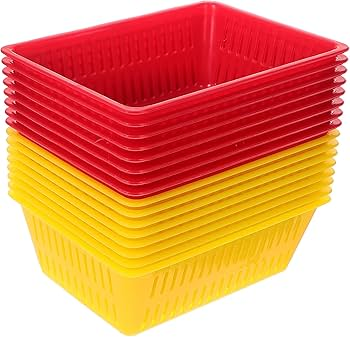
#> input picture image processing codes/KODLAR11_Renkli_Goruntu_Isleme/KODLAR11_Renkli_Goruntu_Isleme/R1_Sari_Kirmizi.jpg, 350 x 337 px
$ python GIT6_K4_RESIM_BGRtoHSV.py
#> lines starting #> are read from the running program, lines starting #| are printed output that depends on the picture
# -*- coding: utf-8 -*-
"""
Created on Thu Mar 30 14:22:56 2023

@author: MUOZIC
"""


import cv2

img = cv2.imread('R1_Sari_Kirmizi.jpg')
#> img is the input picture: shape (337, 350, 3); mean B, G, R 94.4, 140.1, 230.3
img_hsv = cv2.cvtColor(img, cv2.COLOR_BGR2HSV)
#> img_hsv: shape (337, 350, 3); mean H, S, V 84.1, 165, 230.4

h, s, v = cv2.split(img_hsv)
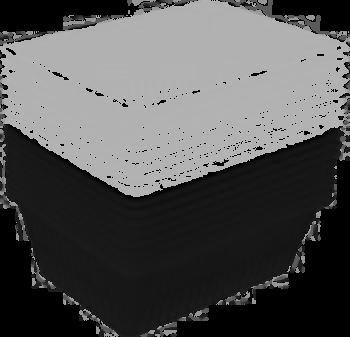
#> h: shape (337, 350); min 0, max 179, mean 84.1
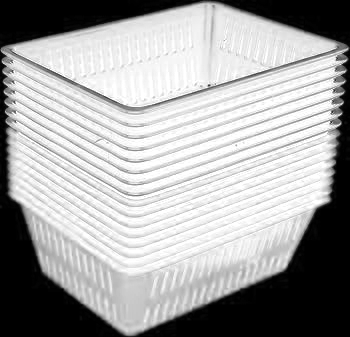
#> s: shape (337, 350); min 0, max 255, mean 165
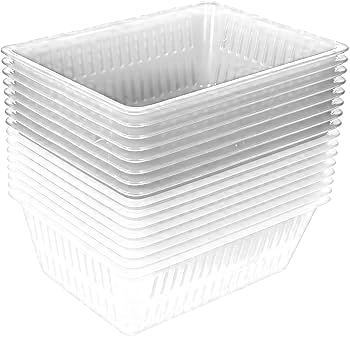
#> v: shape (337, 350); min 85, max 255, mean 230.4

cv2.imshow("RENKLI", img)
cv2.imshow("Hue Kanali", h)
cv2.imshow("Saturation Kanali", s)
cv2.imshow("Value Kanali", v)

cv2.waitKey(0)
cv2.destroyAllWindows()

$ run again, with image processing codes/KODLAR11_Renkli_Goruntu_Isleme/KODLAR11_Renkli_Goruntu_Isleme/R2_Sari_Kutucuk_Mavi_Kapak.jpg copied over image processing codes/KODLAR11_Renkli_Goruntu_Isleme/KODLAR11_Renkli_Goruntu_Isleme/R1_Sari_Kirmizi.jpg
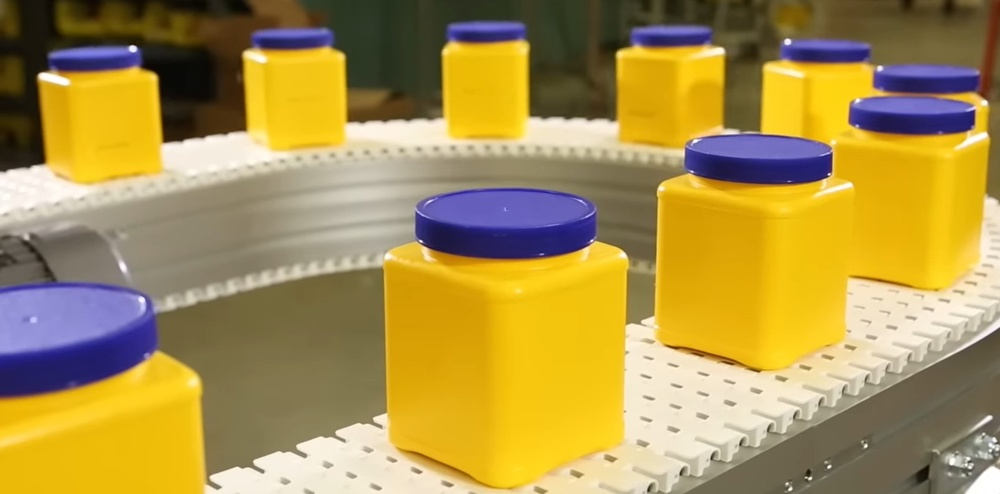
#> input picture image processing codes/KODLAR11_Renkli_Goruntu_Isleme/KODLAR11_Renkli_Goruntu_Isleme/R2_Sari_Kutucuk_Mavi_Kapak.jpg, 1000 x 494 px, shrunk from 1809 x 894 before the run
#> img is the input picture: shape (494, 1000, 3); mean B, G, R 78.3, 146.5, 170.4
#> img_hsv: shape (494, 1000, 3); mean H, S, V 33.1, 144.3, 177.1
#> `h, s, v = cv2.split(img_hsv)`:
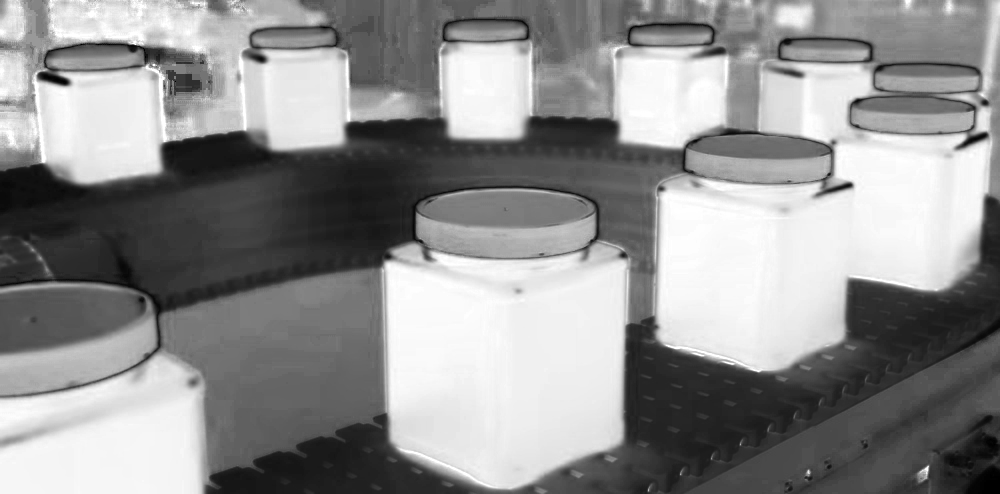
#> s: shape (494, 1000); min 0, max 255, mean 144.3
#> `h, s, v = cv2.split(img_hsv)`:
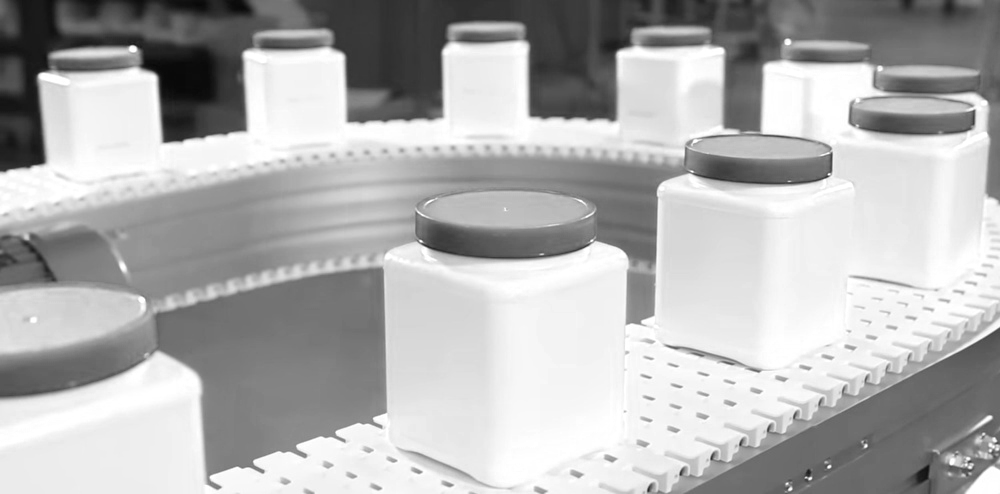
#> v: shape (494, 1000); min 8, max 255, mean 177.1

$ run again, with image processing codes/KODLAR11_Renkli_Goruntu_Isleme/KODLAR11_Renkli_Goruntu_Isleme/bee.jpg copied over image processing codes/KODLAR11_Renkli_Goruntu_Isleme/KODLAR11_Renkli_Goruntu_Isleme/R1_Sari_Kirmizi.jpg
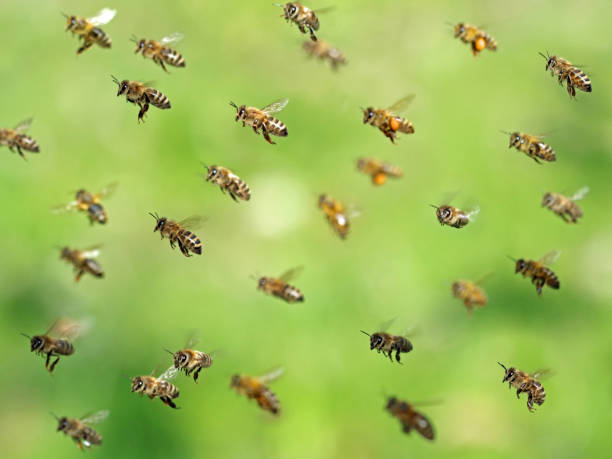
#> input picture image processing codes/KODLAR11_Renkli_Goruntu_Isleme/KODLAR11_Renkli_Goruntu_Isleme/bee.jpg, 612 x 459 px
#> img is the input picture: shape (459, 612, 3); mean B, G, R 89.1, 187.1, 158.7
#> img_hsv: shape (459, 612, 3); mean H, S, V 38.2, 135.9, 188.5
#> `h, s, v = cv2.split(img_hsv)`:
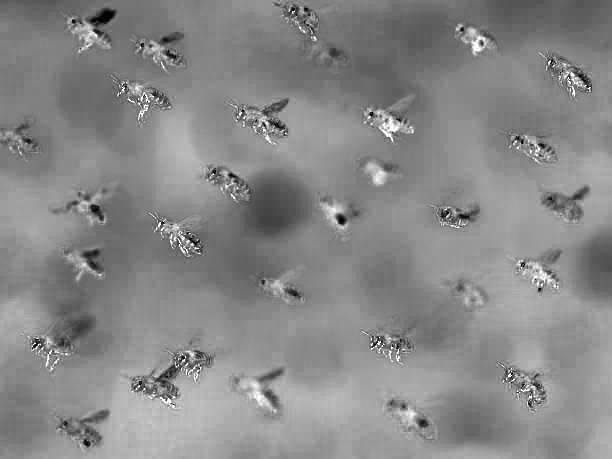
#> s: shape (459, 612); min 0, max 255, mean 135.9
#> `h, s, v = cv2.split(img_hsv)`:
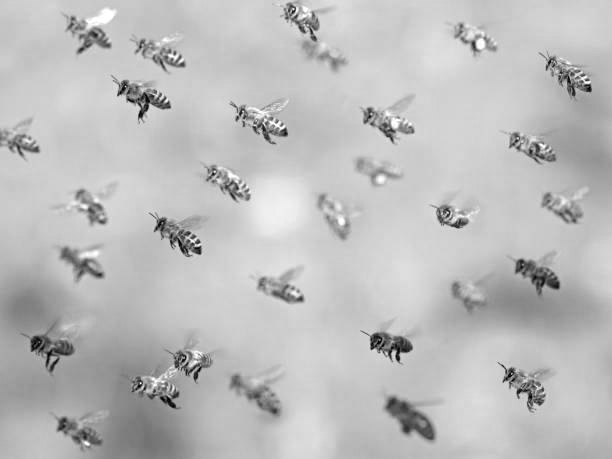
#> v: shape (459, 612); min 1, max 255, mean 188.5
